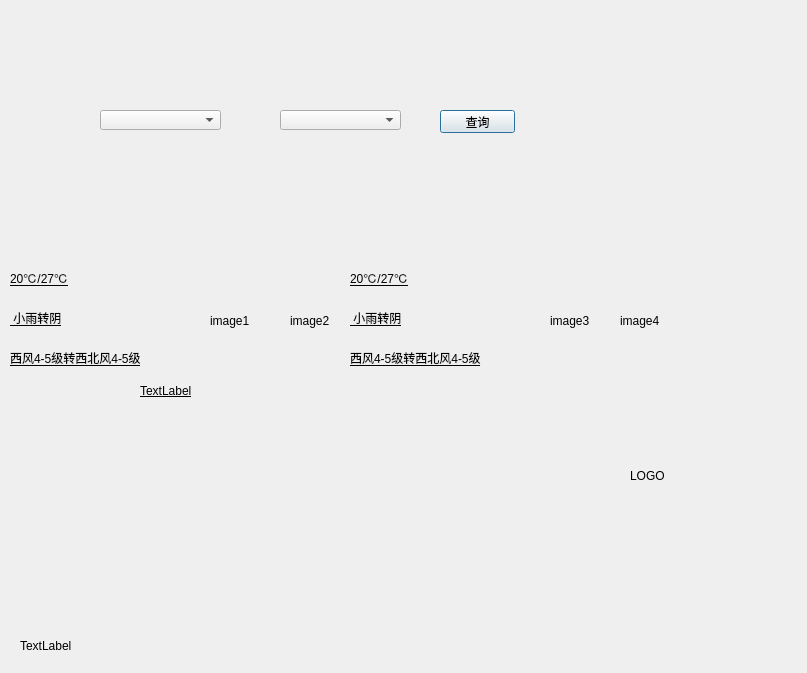
<?xml version="1.0" encoding="UTF-8"?>
<ui version="4.0">
 <class>Dialog</class>
 <widget class="QDialog" name="Dialog">
  <property name="geometry">
   <rect>
    <x>0</x>
    <y>0</y>
    <width>807</width>
    <height>673</height>
   </rect>
  </property>
  <property name="acceptDrops">
   <bool>false</bool>
  </property>
  <property name="windowTitle">
   <string>Dialog</string>
  </property>
  <property name="styleSheet">
   <string notr="true">border-image: url(:/rc/31.jpg);</string>
  </property>
  <widget class="QComboBox" name="provinces">
   <property name="geometry">
    <rect>
     <x>100</x>
     <y>110</y>
     <width>121</width>
     <height>20</height>
    </rect>
   </property>
   <property name="styleSheet">
    <string notr="true">border-image: url(:/rc/3314.jpg);</string>
   </property>
  </widget>
  <widget class="QComboBox" name="citys">
   <property name="geometry">
    <rect>
     <x>280</x>
     <y>110</y>
     <width>121</width>
     <height>20</height>
    </rect>
   </property>
   <property name="styleSheet">
    <string notr="true">border-image: url(:/rc/3314.jpg);</string>
   </property>
  </widget>
  <widget class="QLabel" name="labelCity">
   <property name="geometry">
    <rect>
     <x>630</x>
     <y>410</y>
     <width>141</width>
     <height>131</height>
    </rect>
   </property>
   <property name="styleSheet">
    <string notr="true">border-image: url(:/rc/2115507.jpg);</string>
   </property>
   <property name="text">
    <string>LOGO</string>
   </property>
  </widget>
  <widget class="QPushButton" name="queryButton">
   <property name="geometry">
    <rect>
     <x>440</x>
     <y>110</y>
     <width>75</width>
     <height>23</height>
    </rect>
   </property>
   <property name="styleSheet">
    <string notr="true">border-image: url(:/rc/712120930.jpg);</string>
   </property>
   <property name="text">
    <string>查询</string>
   </property>
  </widget>
  <widget class="QLabel" name="recomand">
   <property name="geometry">
    <rect>
     <x>20</x>
     <y>410</y>
     <width>561</width>
     <height>221</height>
    </rect>
   </property>
   <property name="styleSheet">
    <string notr="true">border-image: url(:/rc/2115507.jpg);
font: 75 11pt &quot;幼圆&quot;;</string>
   </property>
   <property name="text">
    <string/>
   </property>
  </widget>
  <widget class="QLabel" name="advice">
   <property name="geometry">
    <rect>
     <x>140</x>
     <y>380</y>
     <width>261</width>
     <height>21</height>
    </rect>
   </property>
   <property name="styleSheet">
    <string notr="true">border-image: url(:/rc/2115507.jpg);
text-decoration: underline;
font: 12pt &quot;幼圆&quot;;</string>
   </property>
   <property name="text">
    <string>TextLabel</string>
   </property>
  </widget>
  <widget class="QLabel" name="weather_1">
   <property name="geometry">
    <rect>
     <x>20</x>
     <y>620</y>
     <width>751</width>
     <height>51</height>
    </rect>
   </property>
   <property name="styleSheet">
    <string notr="true">border-image: url(:/rc/2115507.jpg);
font: italic 11pt &quot;幼圆&quot;;</string>
   </property>
   <property name="text">
    <string>TextLabel</string>
   </property>
  </widget>
  <widget class="QLabel" name="labelWind_2">
   <property name="geometry">
    <rect>
     <x>350</x>
     <y>350</y>
     <width>251</width>
     <height>16</height>
    </rect>
   </property>
   <property name="styleSheet">
    <string notr="true">border-image: url(:/rc/2115507.jpg);
text-decoration: underline;
font: 9pt &quot;04b_21&quot;;
font: 75 11pt &quot;幼圆&quot;;</string>
   </property>
   <property name="text">
    <string>西风4-5级转西北风4-5级</string>
   </property>
  </widget>
  <widget class="QLabel" name="labelWeather_2">
   <property name="geometry">
    <rect>
     <x>350</x>
     <y>310</y>
     <width>181</width>
     <height>16</height>
    </rect>
   </property>
   <property name="styleSheet">
    <string notr="true">border-image: url(:/rc/2115507.jpg);
text-decoration: underline;
font: 9pt &quot;04b_21&quot;;
font: 75 11pt &quot;幼圆&quot;;</string>
   </property>
   <property name="text">
    <string> 小雨转阴</string>
   </property>
  </widget>
  <widget class="QLabel" name="labelImage3">
   <property name="geometry">
    <rect>
     <x>550</x>
     <y>300</y>
     <width>51</width>
     <height>41</height>
    </rect>
   </property>
   <property name="styleSheet">
    <string notr="true">border-image: url(:/rc/2115507.jpg);</string>
   </property>
   <property name="text">
    <string>image3</string>
   </property>
  </widget>
  <widget class="QLabel" name="labelImage4">
   <property name="geometry">
    <rect>
     <x>620</x>
     <y>300</y>
     <width>41</width>
     <height>41</height>
    </rect>
   </property>
   <property name="styleSheet">
    <string notr="true">border-image: url(:/rc/2115507.jpg);</string>
   </property>
   <property name="text">
    <string>image4</string>
   </property>
  </widget>
  <widget class="QLabel" name="labelTemperature_2">
   <property name="geometry">
    <rect>
     <x>350</x>
     <y>270</y>
     <width>91</width>
     <height>16</height>
    </rect>
   </property>
   <property name="styleSheet">
    <string notr="true">border-image: url(:/rc/2115507.jpg);
text-decoration: underline;
font: 9pt &quot;04b_21&quot;;
font: 75 11pt &quot;幼圆&quot;;</string>
   </property>
   <property name="text">
    <string>20℃/27℃</string>
   </property>
  </widget>
  <widget class="QLabel" name="labelImage1">
   <property name="geometry">
    <rect>
     <x>210</x>
     <y>300</y>
     <width>51</width>
     <height>41</height>
    </rect>
   </property>
   <property name="styleSheet">
    <string notr="true">border-image: url(:/rc/2115507.jpg);</string>
   </property>
   <property name="text">
    <string>image1</string>
   </property>
  </widget>
  <widget class="QLabel" name="labelWind">
   <property name="geometry">
    <rect>
     <x>10</x>
     <y>350</y>
     <width>281</width>
     <height>16</height>
    </rect>
   </property>
   <property name="styleSheet">
    <string notr="true">border-image: url(:/rc/2115507.jpg);
text-decoration: underline;
font: 9pt &quot;04b_21&quot;;
font: 75 11pt &quot;幼圆&quot;;</string>
   </property>
   <property name="text">
    <string>西风4-5级转西北风4-5级</string>
   </property>
  </widget>
  <widget class="QLabel" name="labelTemperature">
   <property name="geometry">
    <rect>
     <x>10</x>
     <y>270</y>
     <width>71</width>
     <height>16</height>
    </rect>
   </property>
   <property name="styleSheet">
    <string notr="true">border-image: url(:/rc/2115507.jpg);
text-decoration: underline;
font: 9pt &quot;04b_21&quot;;
font: 75 11pt &quot;幼圆&quot;;</string>
   </property>
   <property name="text">
    <string>20℃/27℃</string>
   </property>
  </widget>
  <widget class="QLabel" name="labelWeather">
   <property name="geometry">
    <rect>
     <x>10</x>
     <y>310</y>
     <width>181</width>
     <height>16</height>
    </rect>
   </property>
   <property name="styleSheet">
    <string notr="true">border-image: url(:/rc/2115507.jpg);
text-decoration: underline;
font: 9pt &quot;04b_21&quot;;
font: 75 11pt &quot;幼圆&quot;;</string>
   </property>
   <property name="text">
    <string> 小雨转阴</string>
   </property>
  </widget>
  <widget class="QLabel" name="labelImage2">
   <property name="geometry">
    <rect>
     <x>290</x>
     <y>300</y>
     <width>51</width>
     <height>41</height>
    </rect>
   </property>
   <property name="styleSheet">
    <string notr="true">border-image: url(:/rc/2115507.jpg);</string>
   </property>
   <property name="text">
    <string>image2</string>
   </property>
  </widget>
 </widget>
 <layoutdefault spacing="6" margin="11"/>
 <resources/>
 <connections/>
</ui>
